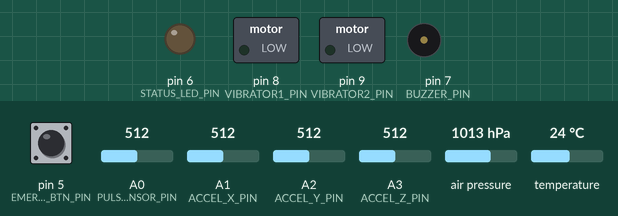
This sketch was run on a simulated Arduino Nano, built with avr-gcc and run on an emulated ATmega328P. Parts: switched loads named in the sketch (green lamp = pin HIGH), output pins drawn as LEDs (lit = HIGH), buzzer (waves = sounding, pin HIGH). Dashed ring = blinking. The inputs (shaded band) are chosen by the test bench; at power-on: pin 5 (EMERGENCY_BTN_PIN) HIGH, A0 (PULSE_SENSOR_PIN) = 512, A1 (ACCEL_X_PIN) = 512, A2 (ACCEL_Y_PIN) = 512, A3 (ACCEL_Z_PIN) = 512, air pressure 1013 hPa, temperature 24 °C. Storage starts empty; what the sketch prints to the serial monitor is not drawn.

Above: at 2.6 s.
2.7 s: pin 5 (EMERGENCY_BTN_PIN) pulled LOW for 2.1 s
At 4.9 s:
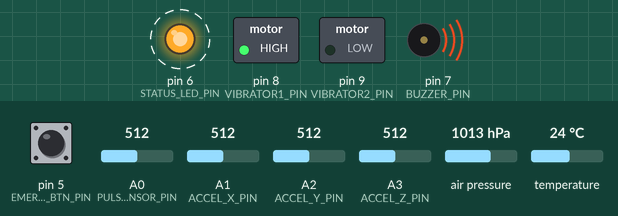
Timing chart, 0 to 9.9 s (numbered marks = the images above; inputs shaded):
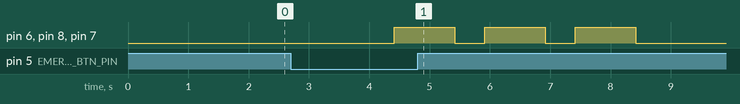

The sketch:

nano_backup.ino
```cpp
#include <Wire.h>
#include <SoftwareSerial.h>
#include <Adafruit_BMP085.h>
#include <OneWire.h>
#include <DallasTemperature.h>
#include <SD.h>

// Pin definitions
#define PULSE_SENSOR_PIN A0
#define TEMP_SENSOR_PIN 4
#define BUZZER_PIN 7
#define VIBRATOR1_PIN 8
#define VIBRATOR2_PIN 9
#define EMERGENCY_BTN_PIN 5
#define STATUS_LED_PIN 6
#define ACCEL_X_PIN A1
#define ACCEL_Y_PIN A2
#define ACCEL_Z_PIN A3
#define SD_CS_PIN 10

// GPS Serial
SoftwareSerial gpsSerial(2, 3);

// Sensor objects
Adafruit_BMP085 bmp;
OneWire oneWire(TEMP_SENSOR_PIN);
DallasTemperature tempSensor(&oneWire);

// Data structure
struct HealthData {
  float heartRate;
  float temperature;
  float bloodPressure;
  double latitude;
  double longitude;
  float accelX, accelY, accelZ;
  unsigned long timestamp;
};

HealthData healthData;
bool emergencyMode = false;

void setup() {
  Serial.begin(9600);
  gpsSerial.begin(9600);

  // Initialize pins
  pinMode(BUZZER_PIN, OUTPUT);
  pinMode(VIBRATOR1_PIN, OUTPUT);
  pinMode(VIBRATOR2_PIN, OUTPUT);
  pinMode(EMERGENCY_BTN_PIN, INPUT_PULLUP);
  pinMode(STATUS_LED_PIN, OUTPUT);

  // Initialize I2C
  Wire.begin();

  // Initialize sensors
  if (!bmp.begin()) {
    Serial.println("BMP180 not found!");
  }

  tempSensor.begin();

  // Initialize SD card
  if (!SD.begin(SD_CS_PIN)) {
    Serial.println("SD Card failed!");
  }

  Serial.println("Arduino Nano Backup System Ready");
}

void loop() {
  // Read all sensors
  readSensors();

  // Check emergency button
  if (digitalRead(EMERGENCY_BTN_PIN) == LOW) {
    delay(50);
    if (digitalRead(EMERGENCY_BTN_PIN) == LOW) {
      triggerEmergency();
    }
  }

  // Send data to ESP32 via Serial
  sendDataToESP32();

  // Log to SD card
  logToSD();

  delay(1000);
}

void readSensors() {
  // Heart rate (simplified)
  int pulseValue = analogRead(PULSE_SENSOR_PIN);
  healthData.heartRate = map(pulseValue, 0, 1023, 60, 120);

  // Temperature
  tempSensor.requestTemperatures();
  healthData.temperature = tempSensor.getTempCByIndex(0);

  // Pressure
  healthData.bloodPressure = bmp.readPressure() / 100.0F;

  // Accelerometer
  healthData.accelX = (analogRead(ACCEL_X_PIN) - 512) * 3.3 / 1024;
  healthData.accelY = (analogRead(ACCEL_Y_PIN) - 512) * 3.3 / 1024;
  healthData.accelZ = (analogRead(ACCEL_Z_PIN) - 512) * 3.3 / 1024;

  healthData.timestamp = millis();
}

void triggerEmergency() {
  emergencyMode = true;

  // Alert pattern
  for (int i = 0; i < 3; i++) {
    digitalWrite(BUZZER_PIN, HIGH);
    digitalWrite(VIBRATOR1_PIN, HIGH);
    digitalWrite(STATUS_LED_PIN, HIGH);
    delay(1000);
    digitalWrite(BUZZER_PIN, LOW);
    digitalWrite(VIBRATOR1_PIN, LOW);
    digitalWrite(STATUS_LED_PIN, LOW);
    delay(500);
  }

  Serial.println("EMERGENCY_TRIGGERED");
}

void sendDataToESP32() {
  Serial.print("DATA:");
  Serial.print(healthData.heartRate);
  Serial.print(",");
  Serial.print(healthData.temperature);
  Serial.print(",");
  Serial.print(healthData.bloodPressure);
  Serial.print(",");
  Serial.print(healthData.accelX);
  Serial.print(",");
  Serial.print(healthData.accelY);
  Serial.print(",");
  Serial.print(healthData.accelZ);
  Serial.print(",");
  Serial.println(emergencyMode ? "1" : "0");
}

void logToSD() {
  File dataFile = SD.open("backup.csv", FILE_WRITE);
  if (dataFile) {
    dataFile.print(healthData.timestamp);
    dataFile.print(",");
    dataFile.print(healthData.heartRate);
    dataFile.print(",");
    dataFile.print(healthData.temperature);
    dataFile.print(",");
    dataFile.print(healthData.bloodPressure);
    dataFile.print(",");
    dataFile.print(healthData.accelX);
    dataFile.print(",");
    dataFile.print(healthData.accelY);
    dataFile.print(",");
    dataFile.print(healthData.accelZ);
    dataFile.print(",");
    dataFile.println(emergencyMode ? "1" : "0");
    dataFile.close();
  }
}
```

esp32_main.cpp
```cpp

```

nano_sensors.cpp
```cpp

```

Measured:
- after the input at 2.7 s, pin 6 (STATUS_LED_PIN), pin 8 (VIBRATOR1_PIN), pin 7 (BUZZER_PIN): alternates HIGH for 1.0 s and LOW for 0.50 s, 6 changes in all, then stays LOW, starting after 1.7 s
